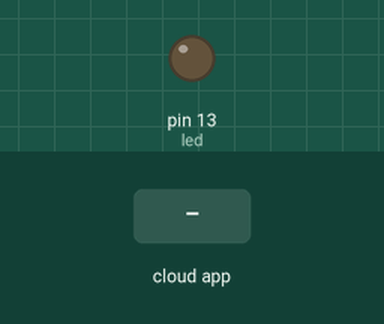
This sketch was run on a simulated Arduino Uno, built with avr-gcc and run on an emulated ATmega328P. Parts: output pins drawn as LEDs (lit = HIGH). The inputs (shaded band) are chosen by the test bench. The ROS host is connected and sends only what is stated.

Above: at 1.2 s.
1.3 s: the phone or cloud app sets your_topic to -100
At 2.4 s:
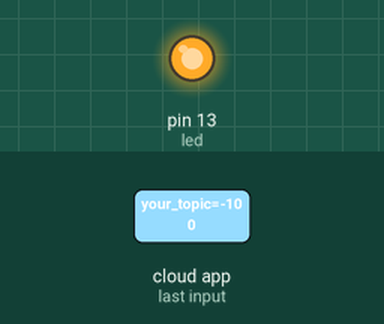
2.8 s: the phone or cloud app sets your_topic to 0
At 3.5 s:
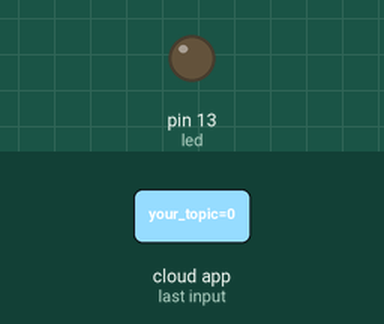
4.3 s: the phone or cloud app sets your_topic to 100
At 5.7 s:
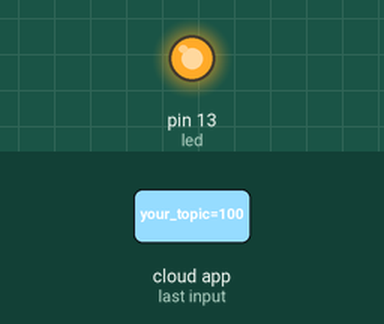
Timing chart, 0 to 7.3 s (numbered marks = the images above; inputs shaded):
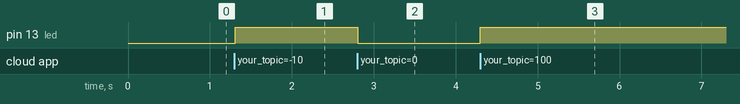

The sketch:

float64_test.pde
```cpp
/*
 * rosserial::std_msgs::Float64 Test
 * Receives a Float64 input, subtracts 1.0, and publishes it
 */

#include <ros.h>
#include <std_msgs/Float64.h>


ros::NodeHandle nh;

float x;

void messageCb( const std_msgs::Float64& msg){
  x = msg.data - 1.0;
  digitalWrite(13, HIGH-digitalRead(13));   // blink the led
}

std_msgs::Float64 test;
ros::Subscriber<std_msgs::Float64> s("your_topic", &messageCb);
ros::Publisher p("my_topic", &test);

void setup()
{
  pinMode(13, OUTPUT);
  nh.initNode();
  nh.advertise(p);
  nh.subscribe(s);
}

void loop()
{
  test.data = x;
  p.publish( &test );
  nh.spinOnce();
  delay(10);
}
```

Measured:
- after the input at 1.3 s, pin 13 (led): LOW → HIGH at once
- after the input at 2.8 s, pin 13 (led): HIGH → LOW at once
- after the input at 4.3 s, pin 13 (led): LOW → HIGH at once
